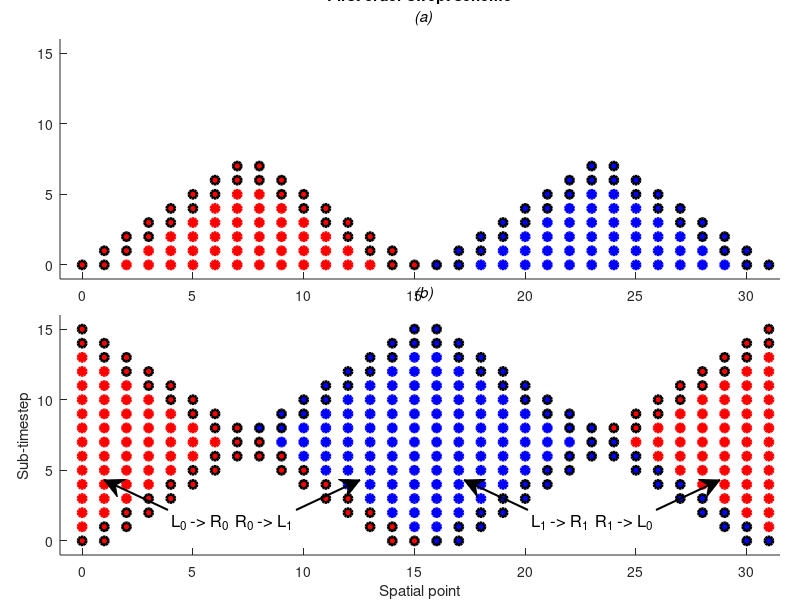

Write the MATLAB code that produced this figure.
clear
clc
close all

%https://www.mathworks.com/matlabcentral/newsreader/view_thread/96493

tpb = 16;
clr = {'r','b'};
index = 1:tpb;
pos_top = [.075, .535, .9, .4];
pos_bottom = [.075, .075, .9, .4];

ax_top = subplot('position',pos_top);
ax_bottom = subplot('position',pos_bottom);

for k = 1:tpb/2
    for n = 1:2
        for a = k:(tpb+1)-k
            figure(1)
            subplot(ax_top)
            hold on
            g = a+(n-1)*tpb-1;
            h = plot(g,k-1,strcat('o',clr{n}),'MarkerFaceColor',clr{n},'LineWidth',2);
            if a<(k+2) || a>(tpb-(k+1))
                set(h,'MarkerEdgeColor','k')
            end
            
            %figure 1
            subplot(ax_bottom)
            hold on       
            if a<(k+2) || a>(tpb-(k+1))
                h = plot(g,k-1,strcat('o',clr{n}),'MarkerFaceColor',clr{n},'LineWidth',2);
                set(h,'MarkerEdgeColor','k')
                
            end
        end
    end
end

subplot(ax_top)
xlim([-1,2*tpb-.5])
ylim([-1,tpb])
title(sprintf('First order swept scheme\n%-s','\rm \it (a)'))

subplot(ax_bottom)
xlim([-1,2*tpb-.5])
ylim([-1,tpb])
title('\rm \it (b)')
xlabel('Spatial point')
ylabel('Sub-timestep')


hold on
x = [.21,.13;.37,.45; .66,.58; .82, .9];
y = [.15,.2];


base = tpb + 2;
ht = base/2;
ht2 = tpb/2;

circ = [6:9,22:25];

for k = ht2:-1:1
    for n = 1:2
        for a = k:(base-k-1)
            g = mod((a+(n-1)* tpb-1)-ht2,2*tpb);
            h = plot(g,ht-k,strcat('o',clr{n}),'MarkerFaceColor',clr{n},'LineWidth',2);
            if k == 1 && sum(g == circ)> 0
                set(h,'MarkerEdgeColor','k')
            end
        end
    end
end
annotation('textarrow',x(1,:),y,'String','L_{0} -> R_{0}','LineWidth',1.5,'FontSize',12);
annotation('textarrow',x(2,:),y,'String','R_{0} -> L_{1}','LineWidth',1.5,'FontSize',12);
annotation('textarrow',x(3,:),y,'String','L_{1} -> R_{1}','LineWidth',1.5,'FontSize',12);
annotation('textarrow',x(4,:),y,'String','R_{1} -> L_{0}','LineWidth',1.5,'FontSize',12);

for k = 2:tpb/2
    for n = 1:2
        for a = k:(tpb+1)-k
            g = mod((a+(n-1)* tpb-1)-ht2,2*tpb);
            h = plot(g,ht2+(k-1),strcat('o',clr{n}),'MarkerFaceColor',clr{n},'LineWidth',2);
            if a<(k+2) || a>(tpb-(k+1))
                set(h,'MarkerEdgeColor','k')
            end
        end
    end
end



